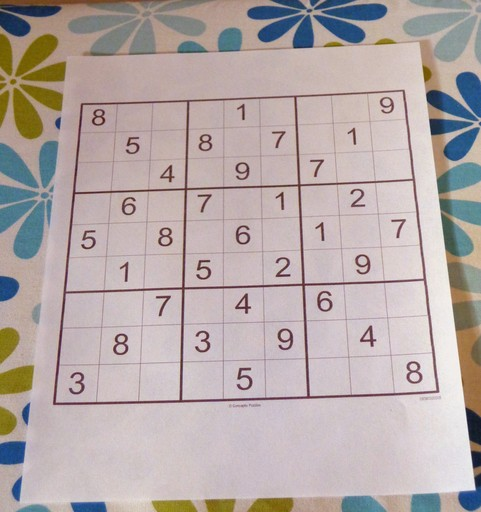
#> input picture test.jpeg, 481 x 512 px
$ jupyter execute Sudoku_solver_main.ipynb
#> lines starting #> are read from the running program, lines starting #| are printed output that depends on the picture; after the words box and inside, x2 and y2 are one past the last pixel; in counts of white or black regions, pixels touching at a corner belong together
[cell 1]
import numpy as np
import cv2
import imutils
import operator
import matplotlib.pyplot as plt
img = cv2.imread("test.jpeg",0)
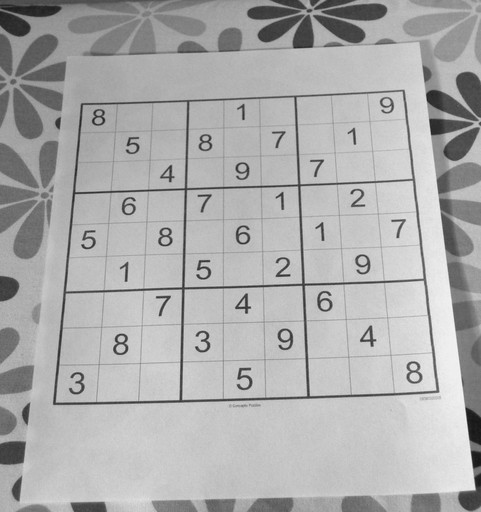
#> img: shape (512, 481); min 22, max 247, mean 172.9
def preprocess_image(img):
    ratio = img.shape[0]/500.0
#> ratio = 1.02
    orig = img.copy()
    proc = cv2.GaussianBlur(orig.copy(),(9,9),0)
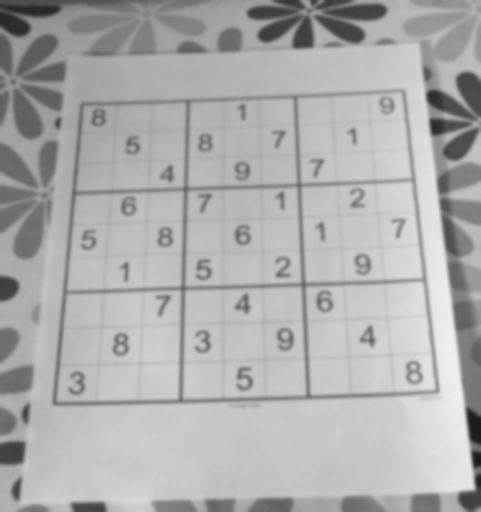
#> proc: shape (512, 481); min 26, max 239, mean 172.9
    proc = cv2.adaptiveThreshold(proc,255,cv2.ADAPTIVE_THRESH_GAUSSIAN_C,cv2.THRESH_BINARY,11,2)
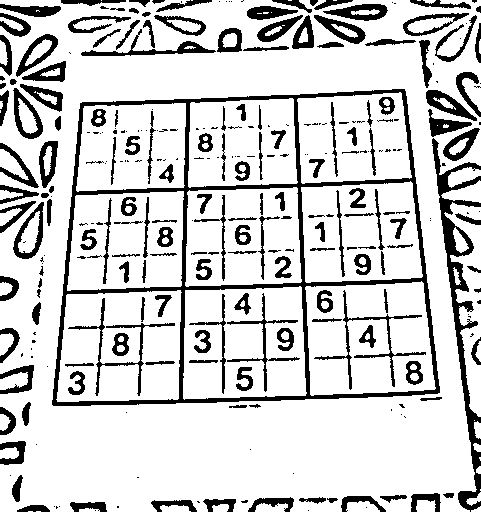
#> proc: shape (512, 481); 81.2% white; 291 black regions (122 under 20 px), largest, box (x1, y1, x2, y2) and area: (52, 89, 440, 406) 10463, (432, 138, 481, 512) 3713, (314, 290, 426, 390) 883
    proc = cv2.bitwise_not(proc,proc)
#> proc: shape (512, 481); 18.8% white; 291 white regions (122 under 20 px)
    plt.imshow(proc,cmap="gray")
    plt.show()
    return proc

[cell 2]
edged = preprocess_image(img)

[cell 3]
def find_contours(edged):
    contours = cv2.findContours(edged.copy(),cv2.RETR_LIST,cv2.CHAIN_APPROX_SIMPLE)
#> contours = 361 contours, 166 with area under 20; largest, box (x1, y1, x2, y2) and area: (52, 89, 440, 406) 108134, (304, 280, 437, 397) 13402, (182, 285, 308, 401) 13249, (55, 289, 183, 403) 13014, (300, 180, 424, 284) 11158
    contours = imutils.grab_contours(contours)
    contours = sorted(contours,key = cv2.contourArea,reverse=True)
    pts1=[]
    for c in contours:
        peri = cv2.arcLength(c,True)
        approx = cv2.approxPolyDP(c,0.02*peri,True)
        if len(approx) == 4:
            screencnt = approx
            cv2.drawContours(img,[screencnt],-1,(0,255,0),2)
            n= approx.ravel()
            i=0
            for j in n:
                if i%2 == 0:
                    x=n[i]
                    y=n[i+1]
                    pts1.append([x,y])
                i+=1
            break
#> this loop made 1 pass
#> (peri, n) on pass 1: (1356, [404, 89, 80, 103, 52, 404, 439, 392])
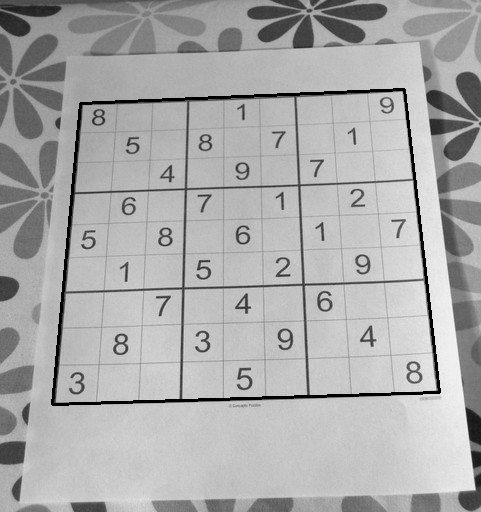
#> img: shape (512, 481); 1.6% of pixels changed, all inside (x1, y1, x2, y2) = (51, 88, 441, 406)
#> after the loop, pts1 = [[404, 89], [80, 103], [52, 404], [439, 392]]
    plt.imshow(img,cmap = "gray")
    return screencnt

[cell 4]
screencnt = find_contours(edged)
#> screencnt = [[404, 89], [80, 103], [52, 404], [439, 392]]

[cell 5]
def fin_edges(screencnt):
    bottom_right,_ = max(enumerate(pt[0][0] + pt[0][1] for pt in screencnt),key=operator.itemgetter(1))
#> bottom_right = 3
    top_left,_ = min(enumerate(pt[0][0] + pt[0][1] for pt in screencnt),key=operator.itemgetter(1))
#> top_left = 1
    bottom_left,_= min(enumerate(pt[0][0] - pt[0][1] for pt in screencnt),key=operator.itemgetter(1))
#> bottom_left = 2
    top_right,_ = max(enumerate(pt[0][0] - pt[0][1] for pt in screencnt),key=operator.itemgetter(1))
#> top_right = 0
    return [screencnt[top_left][0],screencnt[top_right][0],screencnt[bottom_right][0],screencnt[bottom_left][0]]

[cell 6]
crop_rect = fin_edges(screencnt)
#> crop_rect = [[80, 103], [404, 89], [439, 392], [52, 404]]

[cell 7]
def distance_between(p1,p2):
    a = p2[0] - p1[0]
    b = p2[1] - p1[1]
    return np.sqrt((a**2) + (b**2))

[cell 8]
def perspective_change(crop_rect,img):
    tl,tr,br,bl = crop_rect[0],crop_rect[1],crop_rect[2],crop_rect[3]
#> tl = [80, 103]; tr = [404, 89]; br = [439, 392]; bl = [52, 404]
    src = np.array([tl,tr,br,bl],dtype='float32')
#> src = [[80, 103], [404, 89], [439, 392], [52, 404]]
    side = max([distance_between(br,tr),
               distance_between(tl,bl),
               distance_between(br,bl),
               distance_between(tl,tr)])
#> in distance_between, `a = p2[0] - p1[0]`: a = -35
#> in distance_between, `b = p2[1] - p1[1]`: b = -303
#> side = 387.2
    dst  = np.array([[0,0],[side-1,0],[side-1,side-1],[0,side-1]],dtype='float32')
#> dst = [[0, 0], [386.2, 0], [386.2, 386.2], [0, 386.2]]

    m = cv2.getPerspectiveTransform(src,dst)
#> m = [[1.31, 0.122, -117.1], [0.0716, 1.66, -176.3], [7.39e-05, 0.000697, 1]]

    warpped = cv2.warpPerspective(img,m,(int(side),int(side)))
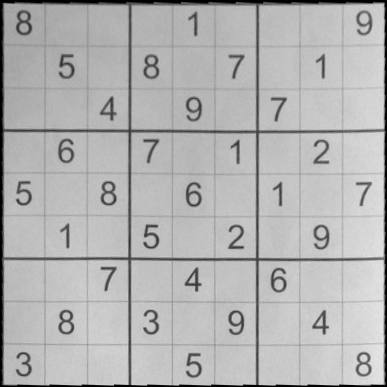
#> warpped: shape (387, 387); min 0, max 233, mean 178.7
    plt.imshow(warpped,cmap="gray")
    return warpped,side

[cell 9]
fin_image,side= perspective_change(crop_rect,img)
#> side = 387.2

[cell 10]
fin_image= preprocess_image(fin_image)
#> in preprocess_image (call 2), `proc = cv2.GaussianBlur(orig.copy(),(9,9),0)`:
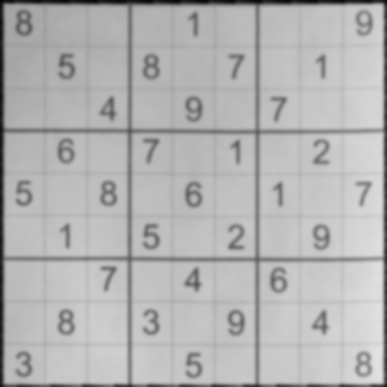
#> proc: shape (387, 387); min 4, max 225, mean 179
#> in preprocess_image (call 2), `proc = cv2.adaptiveThreshold(proc,255,cv2.ADAPTIVE_THRESH_GAUSSIAN_C,c..`:
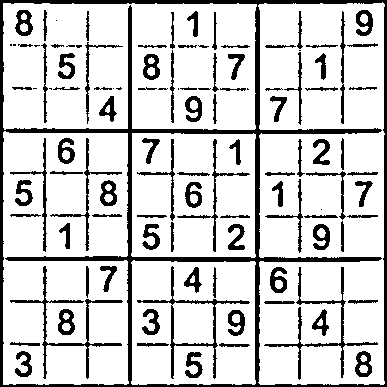
#> proc: shape (387, 387); 81.4% white; 110 black regions (15 under 20 px), largest, box (x1, y1, x2, y2) and area: (0, 0, 387, 387) 11311, (10, 266, 123, 379) 992, (264, 267, 378, 380) 981

[cell 11]
def collect_all_squares(img):
    squares =[]
    side = img.shape[:1]
#> side = (387,)
    side = side[0]/9
#> side = 43
    for j in range(9):
        for i in range(9):
            p1 = (i * side,j*side)
            p2 = ((i+1)*side,j+1*side)
            squares.append((p1,p2))
    print("total_number_of squares found is {}".format(len(squares)))
#| total_number_of squares found is 81
    return squares

[cell 12]
squares = collect_all_squares(fin_image)
#> squares = 81 items

[cell 13]
def extract_squares(img,square):
    return img[int(square[0][1]) : int(square[1][1]), int(square[0][0]):int(square[1][0])]

[cell 14]
extracted_squares = []
for i in squares:
    extracted_squares.append(extract_squares(fin_image,i))
#> this loop made 81 passes
#> i on passes 1 to 12: ((0, 0), (43, 43)), ((43, 0), (86, 43)), ((86, 0), (129, 43)), ((129, 0), (172, 43)), ((172, 0), (215, 43)), ((215, 0), (258, 43)), ((258, 0), (301, 43)), ((301, 0), (344, 43)), ((344, 0), (387, 43)), ((0, 43), (43, 44)), ((43, 43), (86, 44)), ((86, 43), (129, 44))
#> after the loop, extracted_squares = 81 items

[cell 15]
def display_rectangles(img,rects,color=(255,255,255)):
#> called with color = (255, 255, 255)
    for rect in rects:
        img =cv2.rectangle(img,tuple(int(x) for x in rect[0]),tuple(int(x)for x in rect[1]),color)
#> this loop made 81 passes
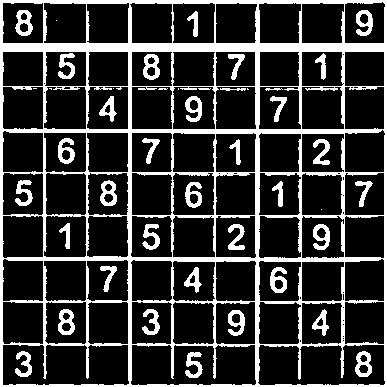
#> img: shape (387, 387); 21.6% white; 45 white regions (8 under 20 px), largest, box (x1, y1, x2, y2) and area: (0, 0, 387, 387) 24996, (15, 10, 33, 36) 269, (356, 10, 373, 36) 265
    plt.imshow(img,cmap= "gray")
    return img

[cell 16]
rect_img = display_rectangles(fin_image,squares)

[cell 17]
fig, axes = plt.subplots(9,9, figsize=(8,8))
for i,ax in enumerate(axes.flat):
    ax.imshow(extracted_squares[i],cmap="gray")
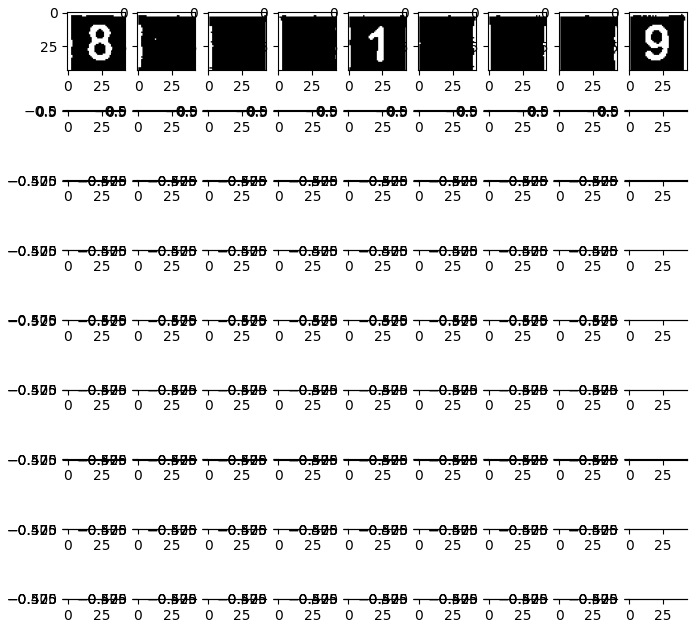
#> figure drawn by matplotlib, 81 panels
